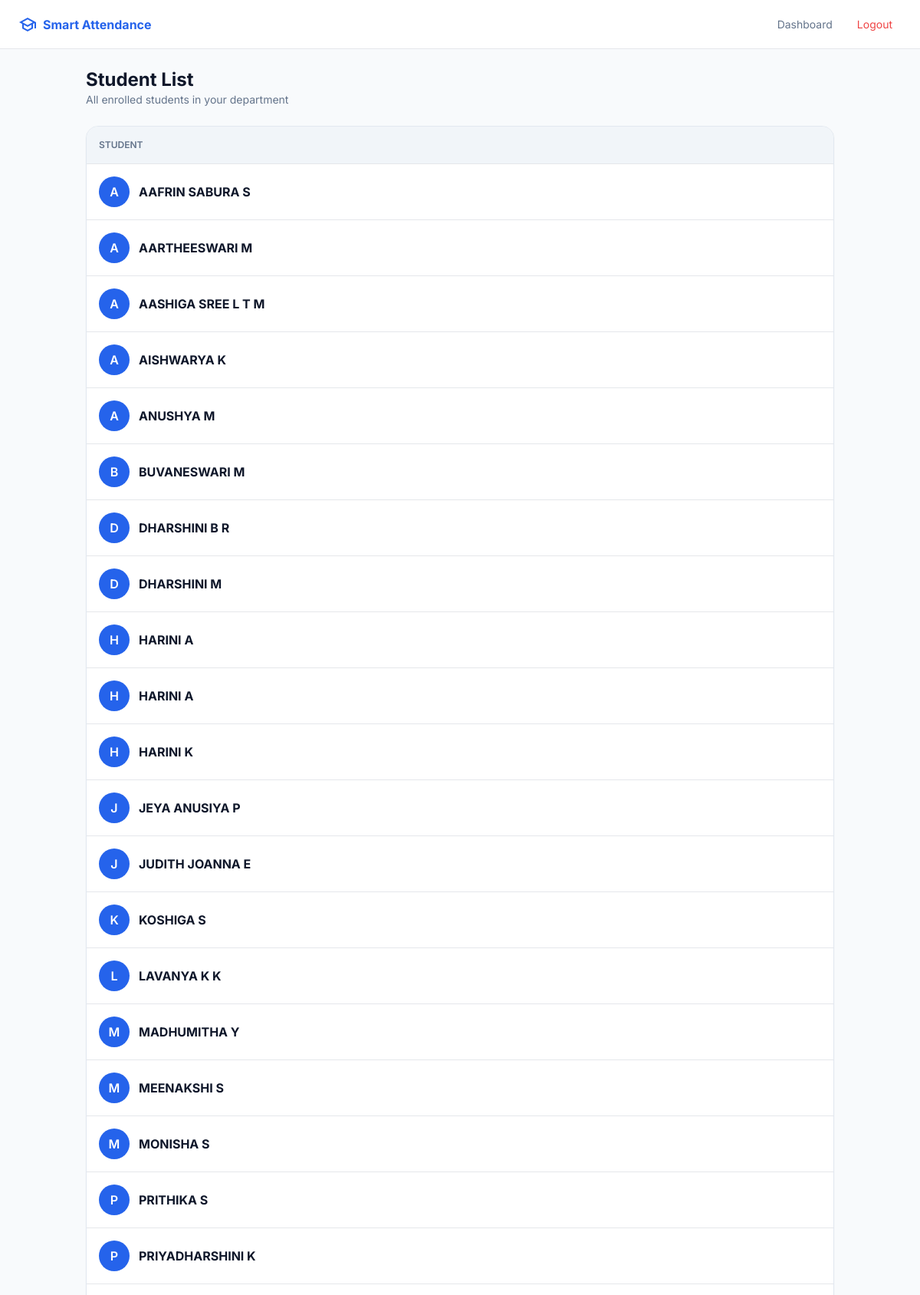
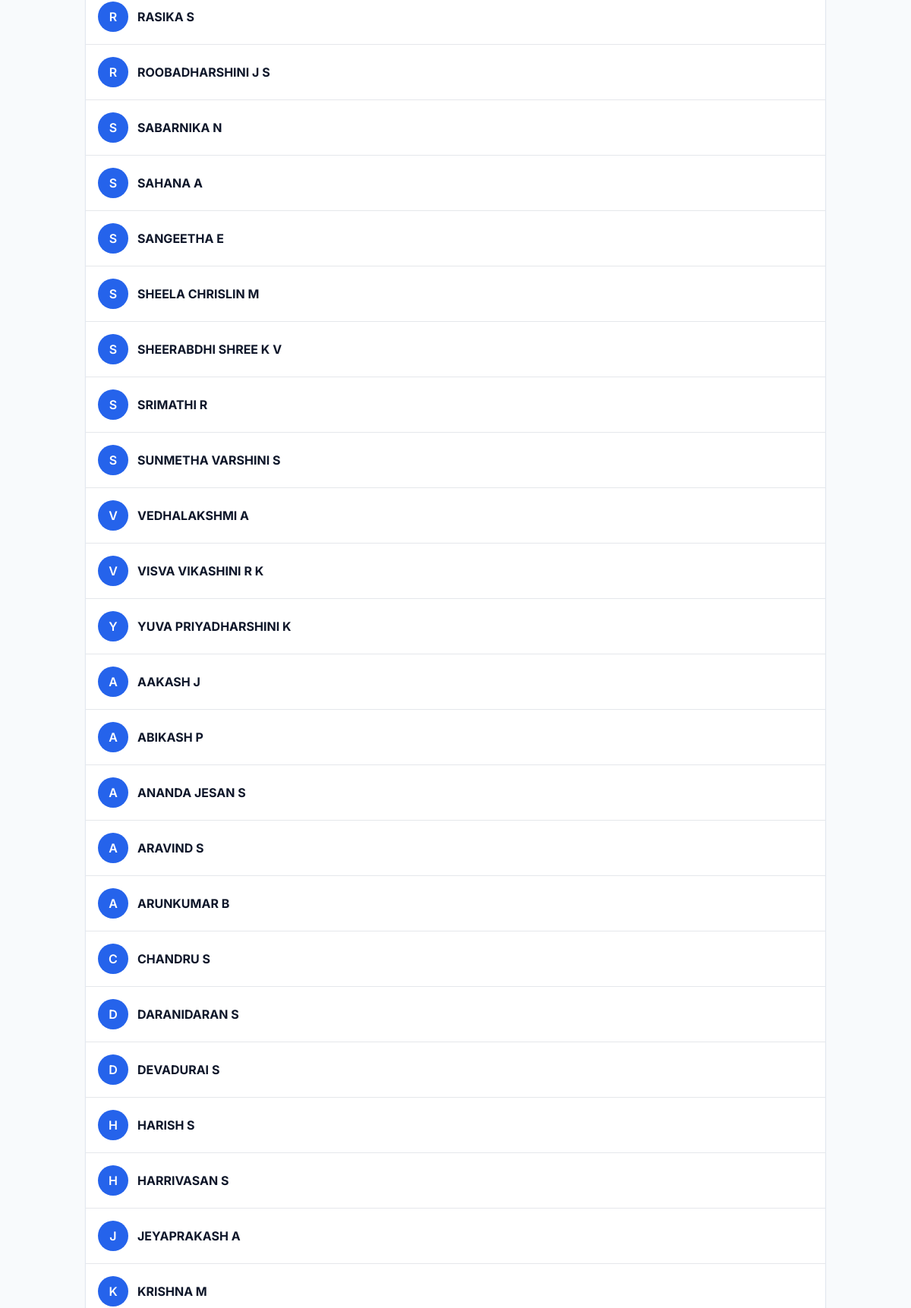
The app's page /teacher/students/ (signed in, upper part) with its own data (2 pictures, top to bottom).
### leave_app/models.py (models this page shows, shortened)
class Student(models.Model):
    user = models.OneToOneField(User, on_delete=models.CASCADE, null=True, blank=True, related_name='student_profile')
    name = models.CharField(max_length=100)
    roll_no = models.CharField(max_length=20, unique=True)
    password = models.CharField(max_length=255)
    batch = models.CharField(max_length=20, default="2024-2028")
    department = models.ForeignKey(Department, on_delete=models.SET_NULL, null=True, blank=True)
    mentor = models.ForeignKey(User, on_delete=models.SET_NULL, null=True, blank=True, related_name='assigned_students')
    class_incharge = models.ForeignKey(User, on_delete=models.SET_NULL, null=True, blank=True, related_name='ci_students')

### leave_app/views.py (the view)
# urls.py: path('teacher/students/', views.view_students, name='view_students'),
@login_required
def view_students(request):
    if not request.user.is_staff: return redirect('home')
    students = Student.objects.all().order_by('roll_no')
    return render(request, 'view_students.html', {'students': students})

### templates/view_students.html (shortened to what this page needs)
<!DOCTYPE html>
<html lang="en">
<head>
<script src="https://cdn.tailwindcss.com"></script>
</head>
<body>
<nav class="h-16 bg-white border-b flex items-center px-6 sticky top-0 z-50">
  <a href="{% url 'dashboard' %}" class="flex items-center gap-2 font-bold text-blue-600">
    <span class="material-symbols-outlined">school</span>
    Smart Attendance
  </a>
  <ul class="ml-auto flex items-center gap-2 text-sm">
    <li>
      <a href="{% url 'dashboard' %}" class="px-3 py-2 text-slate-500 hover:text-blue-600 hover:bg-slate-100 rounded-lg">
        Dashboard
      </a>
    </li>
    <li>
      <a href="{% url 'logout' %}" class="px-3 py-2 text-red-500 hover:bg-red-50 rounded-lg">
        Logout
      </a>
    </li>
  </ul>
</nav>
<main class="flex-1 max-w-5xl mx-auto w-full p-6">
  <div class="mb-6">
    <h2 class="text-2xl font-bold">Student List</h2>
    <p class="text-sm text-slate-500">All enrolled students in your department</p>
  </div>
  <div class="card shadow-sm">
    <table class="w-full">
      <thead class="bg-slate-100">
        <tr>
          <th class="text-left p-4 text-xs uppercase text-slate-500 font-semibold">
            Student
          </th>
        </tr>
      </thead>
      <tbody>
        {% for student in students %}
        <tr class="border-t hover:bg-slate-50 transition">
          <td class="p-4">
            <div class="flex items-center gap-3">
              <div class="avatar">
                {{ student.name|slice:":1" }}
              </div>
              <strong class="text-slate-900">
                {{ student.name }}
              </strong>
            </div>
          </td>
        </tr>
        {% endfor %}
      </tbody>
    </table>
  </div>
</main>
</body>
</html>

### templates/view_students.html (style rules this page uses)
body { font-family: 'Inter', sans-serif; background: #f8fafc; color: #0f172a; min-height: 100vh; display: flex; flex-direction: column; }
.avatar { width: 40px; height: 40px; border-radius: 50%; background: #2563eb; color: white; display: flex; align-items: center; justify-content: center; font-weight: 600; }
.card { background: white; border: 1px solid #e2e8f0; border-radius: 16px; overflow: hidden; }

### records on screen
Student: name "A", name "AAFRIN SABURA S"
Student: name "A", name "AARTHEESWARI M"
Student: name "A", name "AASHIGA SREE L T M"
Student: name "A", name "AISHWARYA K"
Student: name "A", name "ANUSHYA M"
Student: name "B", name "BUVANESWARI M"
Student: name "D", name "DHARSHINI B R"
Student: name "D", name "DHARSHINI M"
Student: name "H", name "HARINI A"
Student: name "H", name "HARINI A"
Student: name "H", name "HARINI K"
Student: name "J", name "JEYA ANUSIYA P"
Student: name "J", name "JUDITH JOANNA E"
Student: name "K", name "KOSHIGA S"
Student: name "L", name "LAVANYA K K"
Student: name "M", name "MADHUMITHA Y"
Student: name "M", name "MEENAKSHI S"
Student: name "M", name "MONISHA S"
Student: name "P", name "PRITHIKA S"
Student: name "P", name "PRIYADHARSHINI K"
Student: name "R", name "RASIKA S"
Student: name "R", name "ROOBADHARSHINI J S"
Student: name "S", name "SABARNIKA N"
Student: name "S", name "SAHANA A"
Student: name "S", name "SANGEETHA E"
Student: name "S", name "SHEELA CHRISLIN M"
Student: name "S", name "SHEERABDHI SHREE K V"
Student: name "S", name "SRIMATHI R"
Student: name "S", name "SUNMETHA VARSHINI S"
Student: name "V", name "VEDHALAKSHMI A"
Student: name "V", name "VISVA VIKASHINI R K"
Student: name "Y", name "YUVA PRIYADHARSHINI K"
Student: name "A", name "AAKASH J"
Student: name "A", name "ABIKASH P"
Student: name "A", name "ANANDA JESAN S"
Student: name "A", name "ARAVIND S"
Student: name "A", name "ARUNKUMAR B"
Student: name "C", name "CHANDRU S"
Student: name "D", name "DARANIDARAN S"
Student: name "D", name "DEVADURAI S"
Student: name "H", name "HARISH S"
Student: name "H", name "HARRIVASAN S"
Student: name "J", name "JEYAPRAKASH A"
Student: name "K", name "KRISHNA M"
